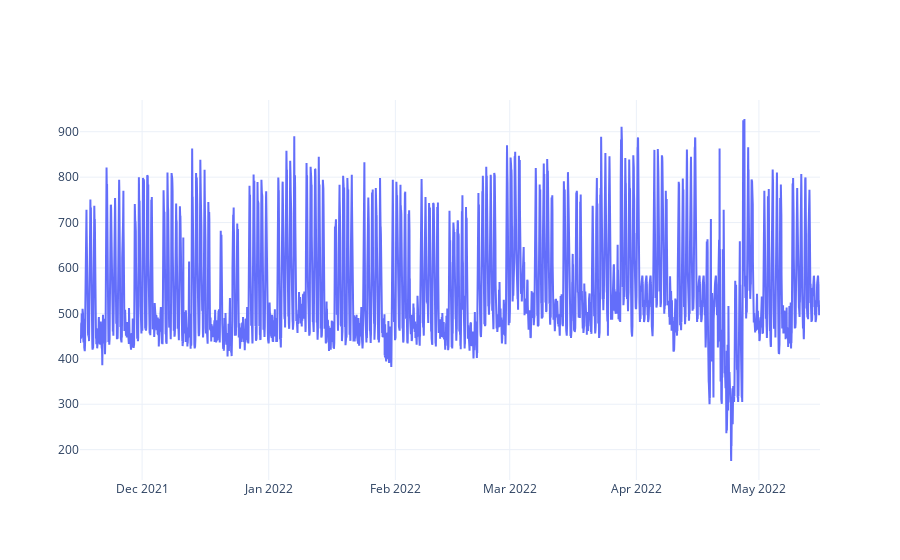

The cell this chart's notebook holds for it:
### Code cell
p = go.Figure()
p.add_trace(go.Scatter(
    x = df.index,
    y = df.value
))

### Figure 1 — Plotly figure (JSON) as saved in the notebook; plotly's stock layout.template omitted (floating-point values rounded to 4 significant figures; data arrays with more than 128 entries replaced by an {"elided": "..."} marker saying what was removed)
{"data": [{"type": "scatter", "x": {"elided": "4349 str values"}, "y": {"elided": "4349 int values"}}], "layout": {}}
